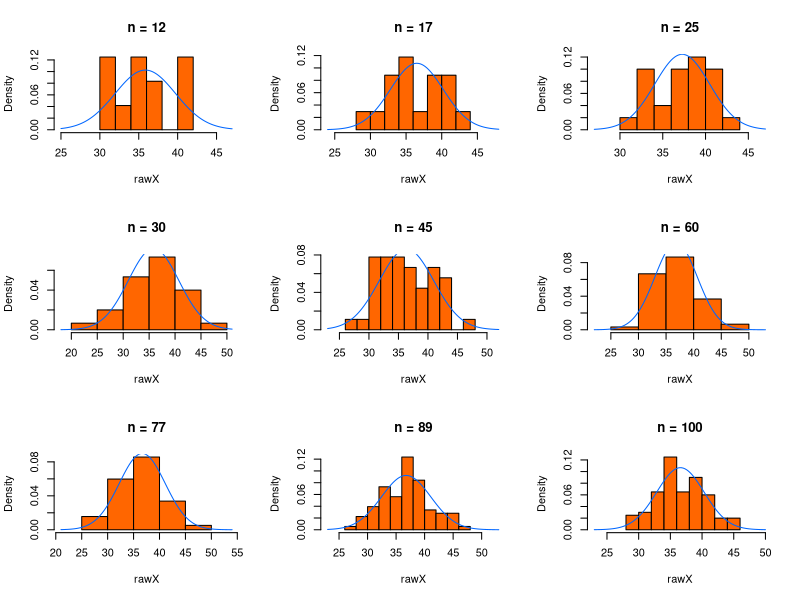

Recreate this plot in R.
# Demonstrate how the shape of the empirical distribution
# changes as the sample size increases
set.seed(673287)

pdf("plots/hist_neffect.pdf")

# 3x3 = 9 graphs
# fill columns before
par(mfrow=c(3,3))

n <- c(12, 17, 25, 30, 45, 60, 77, 89, 100)
for(nsamples in n){
    rawX <- rnorm(nsamples, mean=36.7, sd=4.23)
    myxlim <- c(round(min(rawX)-5), round(max(rawX)+5))
    hist(rawX, main=paste("n =", nsamples), col='#FF6600', freq=FALSE, xlim=myxlim)
    curve(dnorm(x, mean=mean(rawX), sd=sd(rawX)), add=TRUE, col='#0066FF')
}
dev.off()
